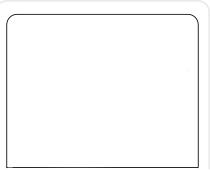
#> input picture game_gui/empty.png, 210 x 170 px
$ python generate_cards.py
#> lines starting #> are read from the running program, lines starting #| are printed output that depends on the picture
#!/bin/bash
from PIL import Image, ImageDraw, ImageFont
path_to_empty = "empty.png"


fnt1 = ImageFont.truetype('/Library/Fonts/Arial.ttf', 20)
fnt2 = ImageFont.truetype('/Library/Fonts/Arial.ttf', 50)
red    = (200, 0, 0)
green  = (0, 200, 0)
blue   = (0, 0, 200)
yellow = (230, 230, 0)
color_names = ["R", "G", "B", "Y"]

for p, color in enumerate([red, green, blue, yellow]):
	for j in range(1, 16):
		img = Image.open(path_to_empty)
#> img is the input picture: PIL image 210x170 RGBA; mean R, G, B, A 250.5, 250.5, 250.5, 254.7
		d = ImageDraw.Draw(img)
		rest = ImageDraw.Draw(img)
		if j%2==1:
			rest.rectangle([90, 130, 90+20, 130+20], fill = color, outline=(0,0,0))
		d.text((18, 25), str(j), font=fnt1, fill=(0, 0, 0))
		d.rectangle([40, 25, 60, 45], fill=color,  outline=(0,0,0))
		rest.text((70, 70), str(j), font=fnt2, fill=(0, 0, 0))
		for i in range(int(j/2)):
			y_start = 60+i*10
			x_start_left  = 19
			x_start_right = 150
			rest.rectangle([x_start_left, y_start, x_start_left+20, y_start+20], fill = color, outline=(0,0,0))
			rest.rectangle([x_start_right, y_start, x_start_right+20, y_start+20], fill = color, outline=(0,0,0))
		img.save("cards/"+color_names[p]+str(j)+".png")
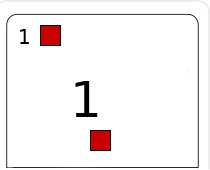
#> saved as R1.png: PIL image 210x170 RGBA; mean R, G, B, A 245.9, 241.8, 241.8, 254.7; transparent parts drawn white
